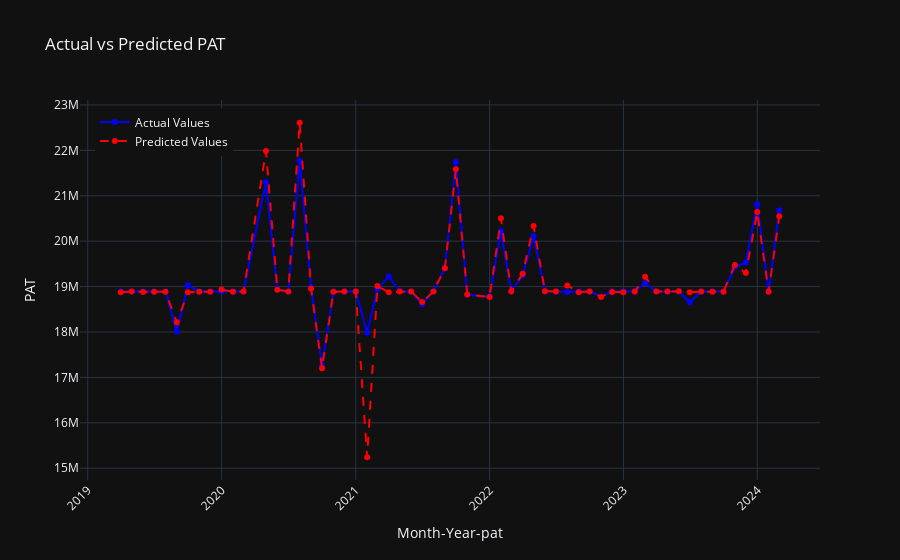

The code cell stored with this chart in its notebook:
### Code cell
#Actual vs Predicted PAT
month_year_pa = df[['YEAR', 'month_index']].iloc[-len(y_test_pa):].reset_index(drop=True)
month_year_pa['Month-Year-pat'] = pd.to_datetime(month_year_pa['YEAR'].astype(str) + '-' + month_year_p['month_index'].astype(str).str.zfill(2))
y_pred_series_pa = pd.Series(y_pred_pa).reset_index(drop=True)
y_test_pa_f = pd.Series(y_test_pa).reset_index(drop=True)
# Create DataFrame
results_df_pa = pd.DataFrame({
    'Month-Year-pat': month_year_pa['Month-Year-pat'],
    'Actual': y_test_pa_f,
    'Predicted': y_pred_series_pa.reset_index(drop=True)
})

results_df_pa = results_df_pa.sort_values(by='Month-Year-pat')
max_date = pd.Timestamp("2024-03-31")

# Filter the results
filtered_results_df_pa = results_df_pa[results_df_pa['Month-Year-pat'] <= max_date]
filtered_results_df_pa = filtered_results_df_pa.groupby('Month-Year-pat').agg({'Actual': 'mean', 'Predicted': 'mean'}).reset_index()

fig = go.Figure()

#actual values
fig.add_trace(go.Scatter(
    x=filtered_results_df_pa['Month-Year-pat'],
    y=filtered_results_df_pa['Actual'],
    mode='lines+markers',
    name='Actual Values',
    line=dict(color='blue')
))

#predicted values
fig.add_trace(go.Scatter(
    x=filtered_results_df_pa['Month-Year-pat'],
    y=filtered_results_df_pa['Predicted'],
    mode='lines+markers',
    name='Predicted Values',
    line=dict(color='red', dash='dash')
))

fig.update_layout(
    title='Actual vs Predicted PAT',
    xaxis_title='Month-Year-pat',
    yaxis_title='PAT',
    legend=dict(x=0.02, y=0.98),
    plot_bgcolor='rgba(0, 0, 0, 0)', 
    template='plotly_dark', 
    xaxis_tickangle=-45 
)
fig.show()
